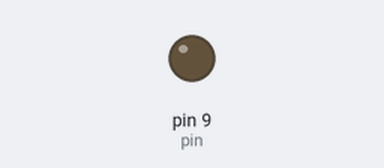
A sketch run on a simulated Arduino Uno, built with avr-gcc and run on an emulated ATmega328P. Parts: output pins drawn as LEDs (lit = HIGH).

Above: at 0.05 s.
At 2.05 s:
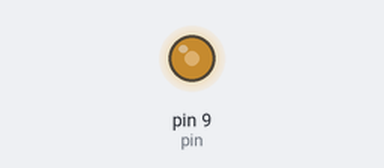
At 4.0 s:
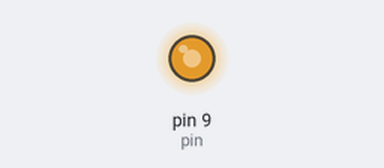
At 8.0 s:
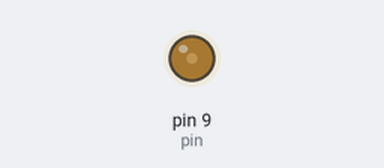
Timing chart, 0 to 10.4 s (numbered marks = the images above):
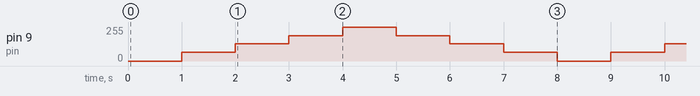

Measured:
- by itself, pin 9 (pin): repeats every 8.0 s: 128/255 1.0 s, 191/255 1.0 s, 255/255 1.0 s, 191/255 1.0 s, 128/255 1.0 s, 64/255 1.0 s, 0/255 1.0 s, 64/255 1.0 s

The sketch:

Light_analog.ino
```cpp
int pin = 9;


void setup() {
  // put your setup code here, to run once:

}

void loop() {

  analogWrite(pin , 0);
  delay(1000);

  analogWrite(pin , 64);
  delay(1000);

  analogWrite(pin , 128);
  delay(1000);

  analogWrite(pin , 191);
  delay(1000);

  analogWrite(pin , 255);
  delay(1000);

   analogWrite(pin , 191);
  delay(1000);

   analogWrite(pin , 128);
  delay(1000);

  analogWrite(pin , 64);
  delay(1000);


  // put your main code here, to run repeatedly:

}
```
